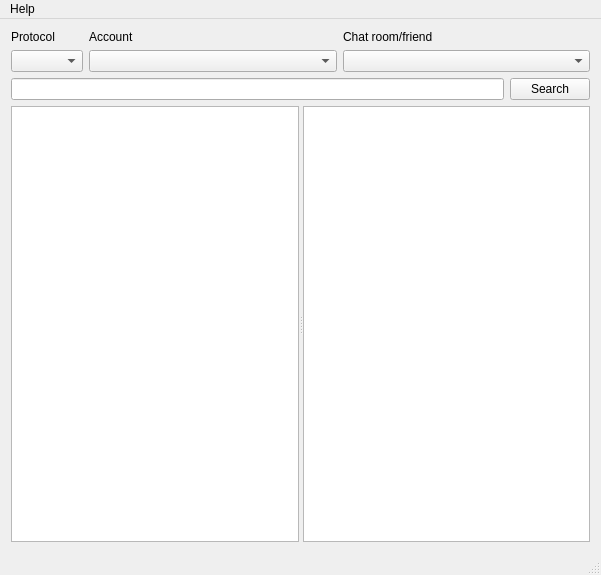
<?xml version="1.0" encoding="UTF-8"?>
<ui version="4.0">
 <class>MainWindow</class>
 <widget class="QMainWindow" name="MainWindow">
  <property name="geometry">
   <rect>
    <x>0</x>
    <y>0</y>
    <width>601</width>
    <height>575</height>
   </rect>
  </property>
  <property name="windowTitle">
   <string>MainWindow</string>
  </property>
  <widget class="QWidget" name="centralWidget">
   <layout class="QVBoxLayout" name="verticalLayout" stretch="0,0,1">
    <item>
     <layout class="QGridLayout" name="gridLayout">
      <item row="0" column="0">
       <widget class="QLabel" name="label">
        <property name="text">
         <string>Protocol</string>
        </property>
       </widget>
      </item>
      <item row="0" column="1">
       <widget class="QLabel" name="label_2">
        <property name="text">
         <string>Account</string>
        </property>
       </widget>
      </item>
      <item row="0" column="2">
       <widget class="QLabel" name="label_3">
        <property name="text">
         <string>Chat room/friend</string>
        </property>
       </widget>
      </item>
      <item row="1" column="0">
       <widget class="QComboBox" name="protocol_box">
        <property name="sizePolicy">
         <sizepolicy hsizetype="Minimum" vsizetype="Fixed">
          <horstretch>0</horstretch>
          <verstretch>0</verstretch>
         </sizepolicy>
        </property>
       </widget>
      </item>
      <item row="1" column="1">
       <widget class="QComboBox" name="account_box">
        <property name="sizePolicy">
         <sizepolicy hsizetype="MinimumExpanding" vsizetype="Fixed">
          <horstretch>0</horstretch>
          <verstretch>0</verstretch>
         </sizepolicy>
        </property>
       </widget>
      </item>
      <item row="1" column="2">
       <widget class="QComboBox" name="friend_box">
        <property name="sizePolicy">
         <sizepolicy hsizetype="Expanding" vsizetype="Fixed">
          <horstretch>0</horstretch>
          <verstretch>0</verstretch>
         </sizepolicy>
        </property>
       </widget>
      </item>
     </layout>
    </item>
    <item>
     <layout class="QHBoxLayout" name="horizontalLayout_2">
      <item>
       <widget class="QLineEdit" name="keyword"/>
      </item>
      <item>
       <widget class="QPushButton" name="search_button">
        <property name="text">
         <string>Search</string>
        </property>
       </widget>
      </item>
     </layout>
    </item>
    <item>
     <widget class="QSplitter" name="splitter">
      <property name="orientation">
       <enum>Qt::Horizontal</enum>
      </property>
      <widget class="QTreeWidget" name="tree_widget">
       <property name="sizePolicy">
        <sizepolicy hsizetype="Minimum" vsizetype="Expanding">
         <horstretch>0</horstretch>
         <verstretch>0</verstretch>
        </sizepolicy>
       </property>
       <attribute name="headerVisible">
        <bool>false</bool>
       </attribute>
       <column>
        <property name="text">
         <string notr="true">1</string>
        </property>
       </column>
      </widget>
      <widget class="QTextBrowser" name="text_browser">
       <property name="html">
        <string>&lt;!DOCTYPE HTML PUBLIC &quot;-//W3C//DTD HTML 4.0//EN&quot; &quot;http://www.w3.org/TR/REC-html40/strict.dtd&quot;&gt;
&lt;html&gt;&lt;head&gt;&lt;meta name=&quot;qrichtext&quot; content=&quot;1&quot; /&gt;&lt;style type=&quot;text/css&quot;&gt;
p, li { white-space: pre-wrap; }
&lt;/style&gt;&lt;/head&gt;&lt;body style=&quot; font-family:'Sans Serif'; font-size:9pt; font-weight:400; font-style:normal;&quot;&gt;
&lt;p style=&quot;-qt-paragraph-type:empty; margin-top:0px; margin-bottom:0px; margin-left:0px; margin-right:0px; -qt-block-indent:0; text-indent:0px;&quot;&gt;&lt;br /&gt;&lt;/p&gt;&lt;/body&gt;&lt;/html&gt;</string>
       </property>
      </widget>
     </widget>
    </item>
   </layout>
  </widget>
  <widget class="QMenuBar" name="menuBar">
   <property name="geometry">
    <rect>
     <x>0</x>
     <y>0</y>
     <width>601</width>
     <height>17</height>
    </rect>
   </property>
   <widget class="QMenu" name="menuHelp">
    <property name="title">
     <string>Help</string>
    </property>
   </widget>
   <addaction name="menuHelp"/>
  </widget>
  <widget class="QStatusBar" name="statusBar"/>
 </widget>
 <layoutdefault spacing="6" margin="11"/>
 <resources/>
 <connections/>
</ui>
